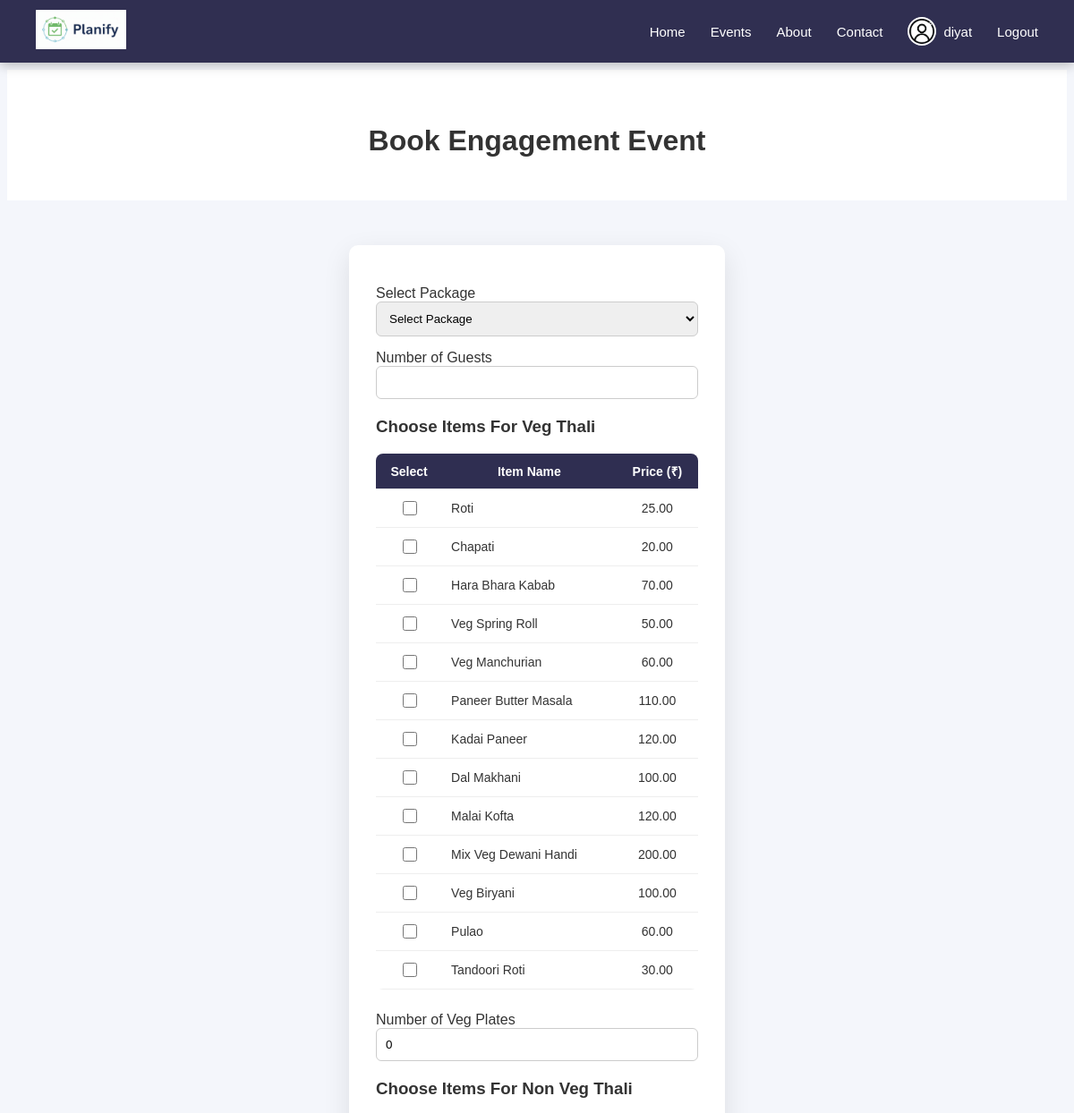
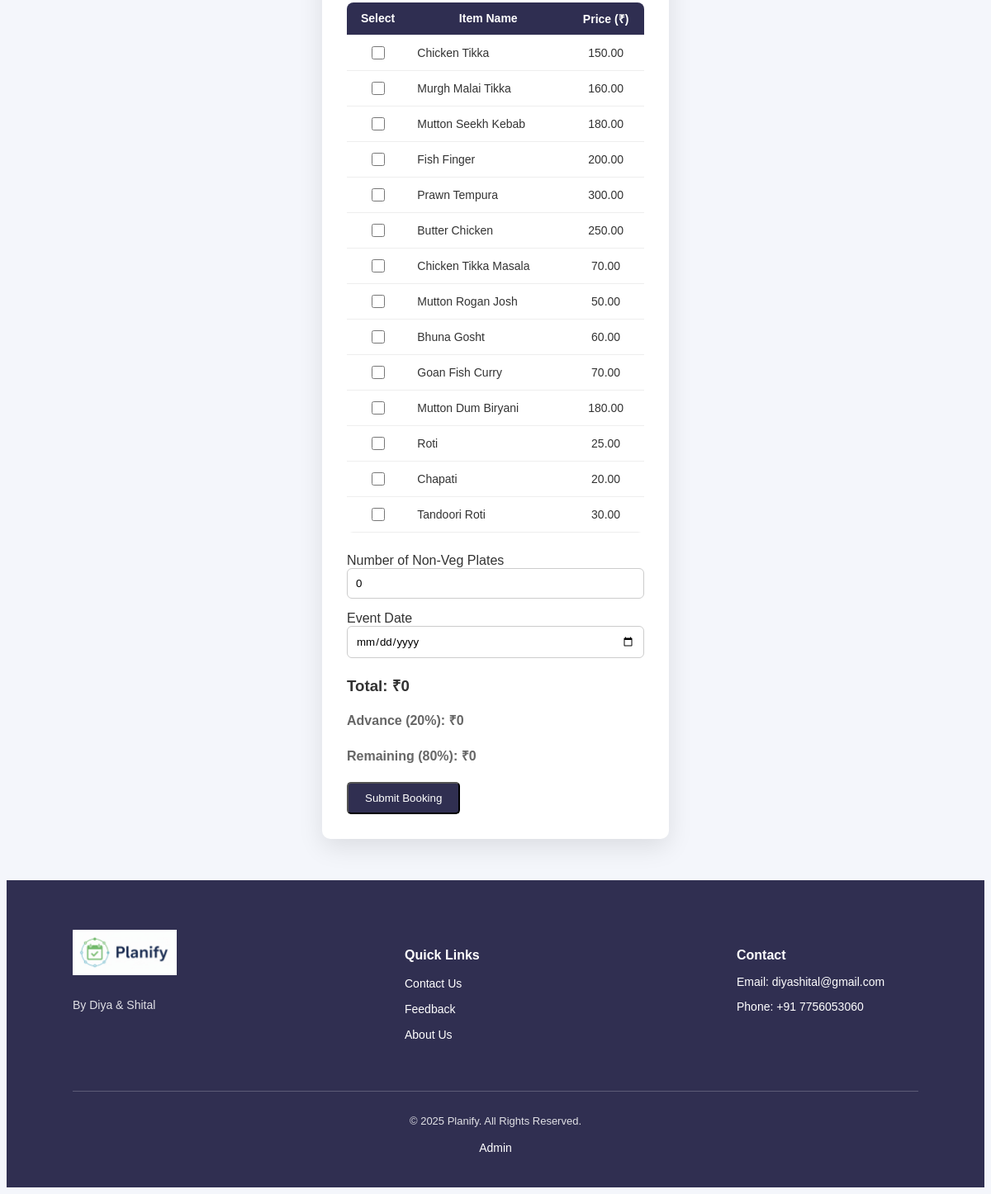
/booking.php?event_id=3 (signed in), run on the app's committed database (2 pictures, top to bottom).
### tables this page shows
CREATE TABLE `events` (
  `id` int(11) NOT NULL,
  `event_name` varchar(100) NOT NULL,
  `description` text NOT NULL,
  `image` varchar(255) DEFAULT NULL
);

CREATE TABLE `food_items` (
  `id` int(11) NOT NULL,
  `type` enum('Veg','NonVeg') NOT NULL,
  `item_name` varchar(100) DEFAULT NULL,
  `price` decimal(10,2) DEFAULT NULL
);

### booking.php (the view, shortened to what this page needs)
<?php
require_once "config/db.php";
$event_id = intval($_GET['event_id']);
$event = mysqli_fetch_assoc(
    mysqli_query($conn, "SELECT * FROM events WHERE id=$event_id")
);
$veg_items = mysqli_query($conn, "SELECT * FROM food_items WHERE type='Veg'");
$nonveg_items = mysqli_query($conn, "SELECT * FROM food_items WHERE type='NonVeg'");
?>
<!DOCTYPE html>
<html>
<head>
    <link rel="stylesheet" href="css/style.css">
</head>
<body>
    <?php include("includes/header.php"); ?>
    <div class="event-header">
        <h1>Book <?php echo htmlspecialchars($event['event_name']); ?></h1>
    </div>
    <div class="booking-container">
        <form method="POST" class="booking-form">
            <label>Select Package</label>
            <select id="package_select" name="package_select" required>
                <option value="">Select Package</option>
            </select>
            <label>Number of Guests</label>
            <input type="number" name="guests" id="guests" min="1" required>
            <h3>Choose Items For Veg Thali</h3>
            <table class="food-table">
                <thead>
                    <tr>
                        <th>Select</th>
                        <th>Item Name</th>
                        <th>Price (₹)</th>
                    </tr>
                </thead>
                <tbody>
                    <?php while ($veg = mysqli_fetch_assoc($veg_items)) { ?>
                        <tr>
                            <td>
                                <input type="checkbox"
                                    name="food_items[]"
                                    class="food_item"
                                    value="<?php echo $veg['id']; ?>"
                                    data-price="<?php echo $veg['price']; ?>"
                                    data-type="Veg">
                            </td>
                            <td><?php echo $veg['item_name']; ?></td>
                            <td><?php echo $veg['price']; ?></td>
                        </tr>
                    <?php } ?>
                </tbody>
            </table>
            <label>Number of Veg Plates</label>
            <input type="number" name="veg_qty" id="veg_qty" min="0" value="0">
            <h3>Choose Items For Non Veg Thali</h3>
            <table class="food-table">
                <thead>
                    <tr>
                        <th>Select</th>
                        <th>Item Name</th>
                        <th>Price (₹)</th>
                    </tr>
                </thead>
                <tbody>
                    <?php while ($nonveg = mysqli_fetch_assoc($nonveg_items)) { ?>
                        <tr>
                            <td>
                                <input type="checkbox"
                                    name="food_items[]"
                                    class="food_item"
                                    value="<?php echo $nonveg['id']; ?>"
                                    data-price="<?php echo $nonveg['price']; ?>"
                                    data-type="NonVeg">
                            </td>
                            <td><?php echo $nonveg['item_name']; ?></td>
                            <td><?php echo $nonveg['price']; ?></td>
                        </tr>
                    <?php } ?>
                </tbody>
            </table>
            <label>Number of Non-Veg Plates</label>
            <input type="number" name="nonveg_qty" id="nonveg_qty" min="0" value="0">
            <label>Event Date</label>
            <input type="date"
                name="event_date"
                min="<?php echo date('Y-m-d'); ?>"
                required>
            <h3>Total: ₹<span id="total">0</span></h3>
            <h4>Advance (20%): ₹<span id="advance">0</span></h4>
            <h4>Remaining (80%): ₹<span id="remaining">0</span></h4>
            <button type="submit" class="btn">Submit Booking</button>
        </form>
    </div>
    <?php include("includes/footer.php"); ?>
</body>
</html>

### css/style.css (style rules this page uses)
* { padding: 0; box-sizing: border-box; font-family: 'Poppins', sans-serif; }
body { background: #f4f6fb; color: #333; padding-top: 70px; }
:root { --brand: rgb(48, 47, 81); --brand-dark: rgb(38, 37, 65); }
.event-header { background: white; padding: 40px 20px; text-align: center; }
.event-header h1 { font-size: 32px; margin-bottom: 8px; }
.btn { background-color: rgb(48, 47, 81); color: white; padding: 10px 20px; text-decoration: none; border-radius: 5px; }
.booking-container { padding: 50px 10%; display: flex; justify-content: center; }
.booking-form { background: white; padding: 30px; width: 420px; border-radius: 10px; box-shadow: 0 10px 30px rgba(0, 0, 0, 0.1); }
.booking-form label { display: block; margin-top: 15px; font-weight: 500; }
.booking-form input, .booking-form select { width: 100%; padding: 10px; border-radius: 6px; border: 1px solid #ccc; }
.booking-form h3 { margin-top: 20px; color: #333; }
.booking-form h4 { margin-top: 5px; color: #666; }
.food-table { width: 100%; border-collapse: collapse; margin: 15px 0 25px 0; background: #ffffff; border-radius: 8px; overflow: hidden; }
.food-table thead { background: #2f2e51; color: white; }
.food-table th, .food-table td { padding: 10px; text-align: center; border-bottom: 1px solid #eee; font-size: 14px; }
.food-table input[type="checkbox"] { width: 16px; height: 16px; cursor: pointer; }
.food-table td:nth-child(2) { text-align: left; }

### data on the page
events: event_name "Engagement Event"
food_items: item_name "Roti", price "25.00"
food_items: item_name "Chapati", price "20.00"
food_items: item_name "Hara Bhara Kabab", price "70.00"
food_items: item_name "Veg Spring Roll", price "50.00"
food_items: item_name "Veg Manchurian", price "60.00"
food_items: item_name "Paneer Butter Masala", price "110.00"
food_items: item_name "Kadai Paneer", price "120.00"
food_items: item_name "Dal Makhani", price "100.00"
food_items: item_name "Malai Kofta", price "120.00"
food_items: item_name "Mix Veg Dewani Handi", price "200.00"
food_items: item_name "Veg Biryani", price "100.00"
food_items: item_name "Pulao", price "60.00"
food_items: item_name "Tandoori Roti", price "30.00"
food_items: item_name "Chicken Tikka", price "150.00"
food_items: item_name "Murgh Malai Tikka", price "160.00"
food_items: item_name "Mutton Seekh Kebab", price "180.00"
food_items: item_name "Fish Finger", price "200.00"
food_items: item_name "Prawn Tempura", price "300.00"
food_items: item_name "Butter Chicken", price "250.00"
food_items: item_name "Chicken Tikka Masala", price "70.00"
food_items: item_name "Mutton Rogan Josh", price "50.00"
food_items: item_name "Bhuna Gosht", price "60.00"
food_items: item_name "Goan Fish Curry", price "70.00"
food_items: item_name "Mutton Dum Biryani", price "180.00"
food_items: item_name "Roti", price "25.00"
food_items: item_name "Chapati", price "20.00"
food_items: item_name "Tandoori Roti", price "30.00"

### other printed values
$_SESSION['username'] "diyat"
